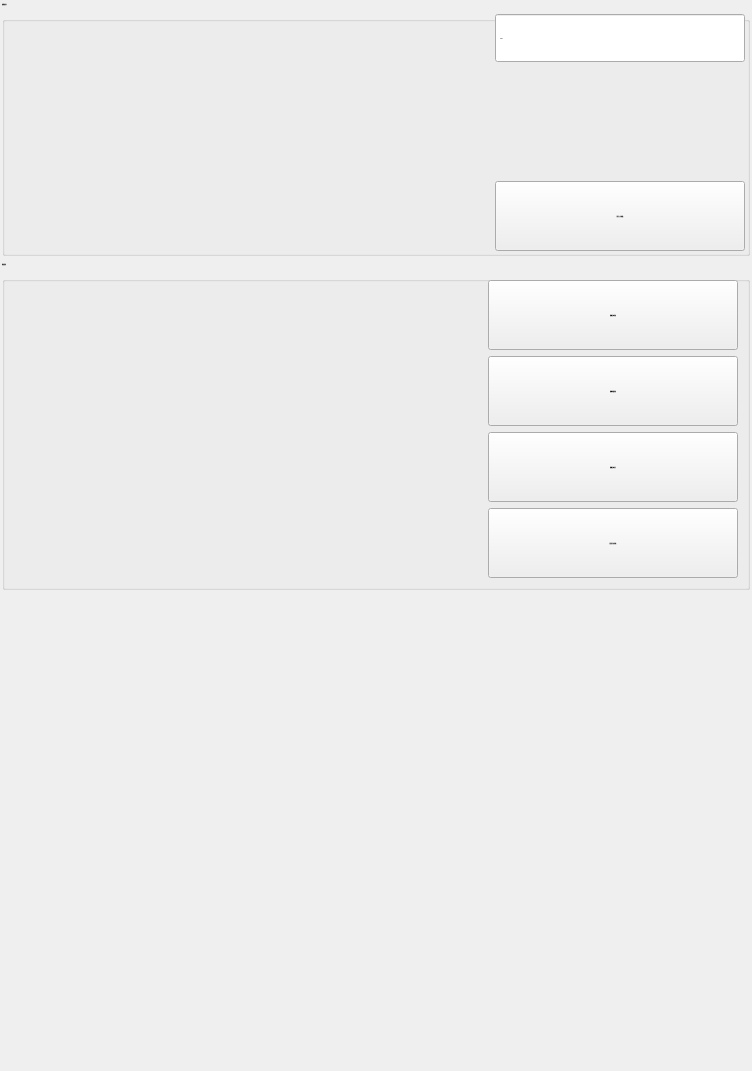
            <widget class="QWidget" name="pageSys">
             <layout class="QGridLayout" name="gridLayout_5">
              <property name="margin">
               <number>2</number>
              </property>
              <property name="spacing">
               <number>6</number>
              </property>
              <item row="2" column="0" colspan="2">
               <spacer name="verticalSpacer">
                <property name="orientation">
                 <enum>Qt::Vertical</enum>
                </property>
                <property name="sizeHint" stdset="0">
                 <size>
                  <width>748</width>
                  <height>479</height>
                 </size>
                </property>
               </spacer>
              </item>
              <item row="0" column="0" colspan="2">
               <widget class="QGroupBox" name="groupMaintainMold">
                <property name="sizePolicy">
                 <sizepolicy hsizetype="Preferred" vsizetype="Preferred">
                  <horstretch>0</horstretch>
                  <verstretch>0</verstretch>
                 </sizepolicy>
                </property>
                <property name="font">
                 <font>
                  <family>微软雅黑</family>
                  <pointsize>-1</pointsize>
                  <weight>50</weight>
                  <italic>false</italic>
                  <bold>false</bold>
                 </font>
                </property>
                <property name="title">
                 <string>按模数维护</string>
                </property>
                <layout class="QGridLayout" name="gridLayout_2">
                 <property name="horizontalSpacing">
                  <number>0</number>
                 </property>
                 <property name="verticalSpacing">
                  <number>9</number>
                 </property>
                 <property name="margin">
                  <number>2</number>
                 </property>
                 <item row="0" column="1">
                  <widget class="xSpinBox" name="BoxMaintain">
                   <property name="sizePolicy">
                    <sizepolicy hsizetype="Fixed" vsizetype="Fixed">
                     <horstretch>0</horstretch>
                     <verstretch>0</verstretch>
                    </sizepolicy>
                   </property>
                   <property name="minimumSize">
                    <size>
                     <width>250</width>
                     <height>50</height>
                    </size>
                   </property>
                   <property name="maximumSize">
                    <size>
                     <width>250</width>
                     <height>50</height>
                    </size>
                   </property>
                   <property name="font">
                    <font>
                     <family>微软雅黑</family>
                     <pointsize>-1</pointsize>
                     <weight>50</weight>
                     <italic>false</italic>
                     <bold>false</bold>
                    </font>
                   </property>
                   <property name="alignment">
                    <set>Qt::AlignLeading|Qt::AlignLeft|Qt::AlignVCenter</set>
                   </property>
                   <property name="buttonSymbols">
                    <enum>QAbstractSpinBox::NoButtons</enum>
                   </property>
                   <property name="specialValueText">
                    <string notr="true"/>
                   </property>
                   <property name="keyboardTracking">
                    <bool>false</bool>
                   </property>
                   <property name="suffix">
                    <string notr="true"/>
                   </property>
                   <property name="prefix">
                    <string notr="true"/>
                   </property>
                   <property name="minimum">
                    <number>0</number>
                   </property>
                   <property name="maximum">
                    <number>999999</number>
                   </property>
                   <property name="value">
                    <number>10000</number>
                   </property>
                   <property name="HasBtn" stdset="0">
                    <bool>true</bool>
                   </property>
                  </widget>
                 </item>
                 <item row="2" column="1">
                  <widget class="xPushButton" name="BtnResetSum">
                   <property name="sizePolicy">
                    <sizepolicy hsizetype="Preferred" vsizetype="Fixed">
                     <horstretch>0</horstretch>
                     <verstretch>0</verstretch>
                    </sizepolicy>
                   </property>
                   <property name="minimumSize">
                    <size>
                     <width>250</width>
                     <height>70</height>
                    </size>
                   </property>
                   <property name="maximumSize">
                    <size>
                     <width>16777215</width>
                     <height>70</height>
                    </size>
                   </property>
                   <property name="font">
                    <font>
                     <family>微软雅黑</family>
                     <pointsize>-1</pointsize>
                     <weight>50</weight>
                     <italic>false</italic>
                     <bold>false</bold>
                    </font>
                   </property>
                   <property name="focusPolicy">
                    <enum>Qt::NoFocus</enum>
                   </property>
                   <property name="text">
                    <string>清除生产总模数</string>
                   </property>
                   <property name="icon">
                    <iconset resource="xPad.qrc">
                     <normaloff>:/img/32X32/ClrSum.png</normaloff>:/img/32X32/ClrSum.png</iconset>
                   </property>
                   <property name="iconSize">
                    <size>
                     <width>32</width>
                     <height>32</height>
                    </size>
                   </property>
                  </widget>
                 </item>
                 <item row="1" column="0" colspan="2">
                  <widget class="QLabel" name="labelMaintainTip">
                   <property name="sizePolicy">
                    <sizepolicy hsizetype="Preferred" vsizetype="Fixed">
                     <horstretch>0</horstretch>
                     <verstretch>0</verstretch>
                    </sizepolicy>
                   </property>
                   <property name="minimumSize">
                    <size>
                     <width>260</width>
                     <height>100</height>
                    </size>
                   </property>
                   <property name="maximumSize">
                    <size>
                     <width>16777215</width>
                     <height>100</height>
                    </size>
                   </property>
                   <property name="font">
                    <font>
                     <family>微软雅黑</family>
                     <pointsize>-1</pointsize>
                     <weight>50</weight>
                     <italic>false</italic>
                     <bold>false</bold>
                    </font>
                   </property>
                   <property name="text">
                    <string notr="true"/>
                   </property>
                   <property name="wordWrap">
                    <bool>true</bool>
                   </property>
                  </widget>
                 </item>
                </layout>
               </widget>
              </item>
              <item row="1" column="0" colspan="2">
               <widget class="QGroupBox" name="groupParReset">
                <property name="sizePolicy">
                 <sizepolicy hsizetype="Preferred" vsizetype="Preferred">
                  <horstretch>0</horstretch>
                  <verstretch>0</verstretch>
                 </sizepolicy>
                </property>
                <property name="font">
                 <font>
                  <family>微软雅黑</family>
                  <pointsize>-1</pointsize>
                  <weight>50</weight>
                  <italic>false</italic>
                  <bold>false</bold>
                 </font>
                </property>
                <property name="title">
                 <string>参数重置</string>
                </property>
                <layout class="QGridLayout" name="gridLayout_12">
                 <item row="2" column="1" rowspan="2" colspan="2">
                  <widget class="xPushButton" name="BtnResetPwd">
                   <property name="sizePolicy">
                    <sizepolicy hsizetype="Preferred" vsizetype="Fixed">
                     <horstretch>0</horstretch>
                     <verstretch>0</verstretch>
                    </sizepolicy>
                   </property>
                   <property name="minimumSize">
                    <size>
                     <width>250</width>
                     <height>70</height>
                    </size>
                   </property>
                   <property name="maximumSize">
                    <size>
                     <width>16777215</width>
                     <height>70</height>
                    </size>
                   </property>
                   <property name="font">
                    <font>
                     <family>微软雅黑</family>
                     <pointsize>-1</pointsize>
                     <weight>50</weight>
                     <italic>false</italic>
                     <bold>false</bold>
                    </font>
                   </property>
                   <property name="focusPolicy">
                    <enum>Qt::NoFocus</enum>
                   </property>
                   <property name="text">
                    <string>重置系统密码</string>
                   </property>
                   <property name="icon">
                    <iconset resource="xPad.qrc">
                     <normaloff>:/img/32X32/ResetPwd.png</normaloff>:/img/32X32/ResetPwd.png</iconset>
                   </property>
                   <property name="iconSize">
                    <size>
                     <width>32</width>
                     <height>32</height>
                    </size>
                   </property>
                  </widget>
                 </item>
                 <item row="0" column="0">
                  <spacer name="horizontalSpacer">
                   <property name="orientation">
                    <enum>Qt::Horizontal</enum>
                   </property>
                   <property name="sizeHint" stdset="0">
                    <size>
                     <width>40</width>
                     <height>20</height>
                    </size>
                   </property>
                  </spacer>
                 </item>
                 <item row="1" column="1" colspan="2">
                  <widget class="xPushButton" name="BtnResetServo">
                   <property name="sizePolicy">
                    <sizepolicy hsizetype="Preferred" vsizetype="Fixed">
                     <horstretch>0</horstretch>
                     <verstretch>0</verstretch>
                    </sizepolicy>
                   </property>
                   <property name="minimumSize">
                    <size>
                     <width>250</width>
                     <height>70</height>
                    </size>
                   </property>
                   <property name="maximumSize">
                    <size>
                     <width>16777215</width>
                     <height>70</height>
                    </size>
                   </property>
                   <property name="font">
                    <font>
                     <family>微软雅黑</family>
                     <pointsize>-1</pointsize>
                     <weight>50</weight>
                     <italic>false</italic>
                     <bold>false</bold>
                    </font>
                   </property>
                   <property name="focusPolicy">
                    <enum>Qt::NoFocus</enum>
                   </property>
                   <property name="text">
                    <string>重置伺服参数</string>
                   </property>
                   <property name="icon">
                    <iconset resource="xPad.qrc">
                     <normaloff>:/img/32X32/ResetSrv.png</normaloff>:/img/32X32/ResetSrv.png</iconset>
                   </property>
                   <property name="iconSize">
                    <size>
                     <width>32</width>
                     <height>32</height>
                    </size>
                   </property>
                  </widget>
                 </item>
                 <item row="0" column="1" colspan="2">
                  <widget class="xPushButton" name="BtnResetSys">
                   <property name="sizePolicy">
                    <sizepolicy hsizetype="Preferred" vsizetype="Fixed">
                     <horstretch>0</horstretch>
                     <verstretch>0</verstretch>
                    </sizepolicy>
                   </property>
                   <property name="minimumSize">
                    <size>
                     <width>250</width>
                     <height>70</height>
                    </size>
                   </property>
                   <property name="maximumSize">
                    <size>
                     <width>16777215</width>
                     <height>70</height>
                    </size>
                   </property>
                   <property name="font">
                    <font>
                     <family>微软雅黑</family>
                     <pointsize>-1</pointsize>
                     <weight>50</weight>
                     <italic>false</italic>
                     <bold>false</bold>
                    </font>
                   </property>
                   <property name="focusPolicy">
                    <enum>Qt::NoFocus</enum>
                   </property>
                   <property name="text">
                    <string>重置系统参数</string>
                   </property>
                   <property name="icon">
                    <iconset resource="xPad.qrc">
                     <normaloff>:/img/32X32/ResetSys.png</normaloff>:/img/32X32/ResetSys.png</iconset>
                   </property>
                   <property name="iconSize">
                    <size>
                     <width>32</width>
                     <height>32</height>
                    </size>
                   </property>
                  </widget>
                 </item>
                 <item row="4" column="1" colspan="2">
                  <widget class="xPushButton" name="BtnResetSvdev">
                   <property name="sizePolicy">
                    <sizepolicy hsizetype="Preferred" vsizetype="Fixed">
                     <horstretch>0</horstretch>
                     <verstretch>0</verstretch>
                    </sizepolicy>
                   </property>
                   <property name="minimumSize">
                    <size>
                     <width>250</width>
                     <height>70</height>
                    </size>
                   </property>
                   <property name="maximumSize">
                    <size>
                     <width>16777215</width>
                     <height>70</height>
                    </size>
                   </property>
                   <property name="font">
                    <font>
                     <family>微软雅黑</family>
                     <pointsize>-1</pointsize>
                     <weight>50</weight>
                     <italic>false</italic>
                     <bold>false</bold>
                    </font>
                   </property>
                   <property name="focusPolicy">
                    <enum>Qt::NoFocus</enum>
                   </property>
                   <property name="text">
                    <string>重置驱动器参数</string>
                   </property>
                   <property name="icon">
                    <iconset resource="xPad.qrc">
                     <normaloff>:/img/32X32/ResetSrv.png</normaloff>:/img/32X32/ResetSrv.png</iconset>
                   </property>
                   <property name="iconSize">
                    <size>
                     <width>32</width>
                     <height>32</height>
                    </size>
                   </property>
                  </widget>
                 </item>
                </layout>
               </widget>
              </item>
             </layout>
            </widget>
